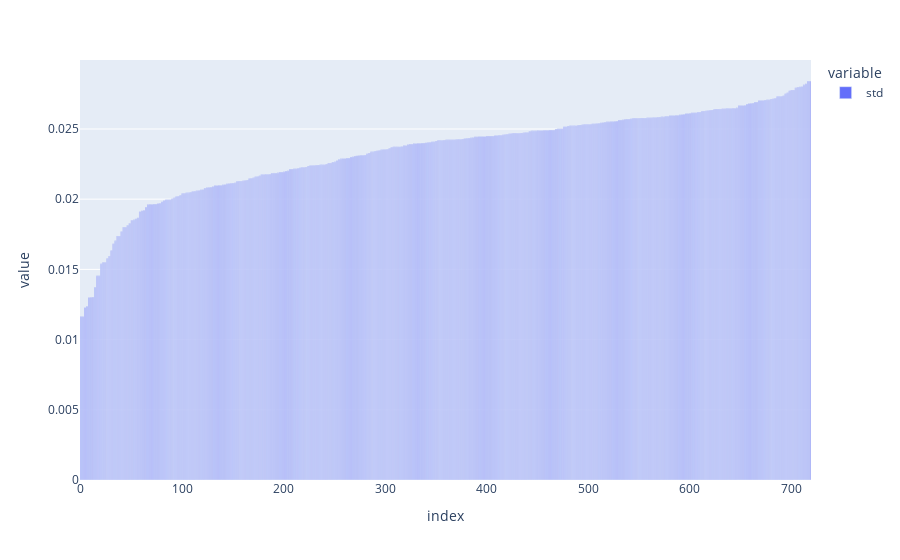

The notebook cell saved with this chart:
### Code cell
px.bar(df.loc["std"].sort_values().reset_index()["std"])

### Figure 1 — Plotly figure (JSON) as saved in the notebook; plotly's stock layout.template omitted (floating-point values rounded to 4 significant figures; data arrays with more than 128 entries replaced by an {"elided": "..."} marker saying what was removed)
{"data": [{"alignmentgroup": "True", "hovertemplate": "variable=std<br>index=%{x}<br>value=%{y}<extra></extra>", "legendgroup": "std", "marker": {"color": "#636efa", "pattern": {"shape": ""}}, "name": "std", "offsetgroup": "std", "orientation": "v", "showlegend": true, "textposition": "auto", "type": "bar", "x": {"elided": "720 int values"}, "xaxis": "x", "y": {"elided": "720 float values"}, "yaxis": "y"}], "layout": {"autosize": true, "barmode": "relative", "legend": {"title": {"text": "variable"}, "tracegroupgap": 0}, "margin": {"t": 60}, "xaxis": {"anchor": "y", "autorange": true, "domain": [0, 1], "range": [-0.5, 719.5], "title": {"text": "index"}, "type": "linear"}, "yaxis": {"anchor": "x", "autorange": true, "domain": [0, 1], "range": [0, 0.02991], "title": {"text": "value"}, "type": "linear"}}}
